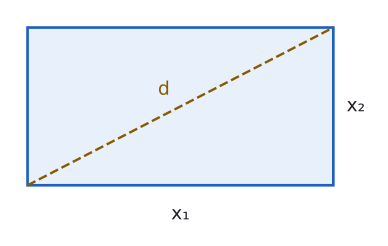

Python code for this plot:
import sys; sys.path.insert(0, "tools")
from cizim import *

# Kenarları x² − 7x + 11 = 0 denkleminin kökleri: (7 ± √5)/2 ≈ 4,618 ve 2,382 (ölçekli)
u, k = (7 + 5**0.5) / 2, (7 - 5**0.5) / 2
fig, ax = sekil(5, 3.2)
ax.axis("off"); ax.set_aspect("equal")
ax.add_patch(patches.Rectangle((0, 0), u, k, facecolor=MAVI_ACIK, edgecolor=MAVI, lw=2))
ax.plot([0, u], [0, k], color=SARI, lw=1.8, ls="--")
ax.text(u / 2, -0.3, "x₁", ha="center", va="top", fontsize=14)
ax.text(u + 0.2, k / 2, "x₂", ha="left", va="center", fontsize=14)
ax.text(u / 2 - 0.25, k / 2 + 0.25, "d", ha="center", va="center", fontsize=14, color=SARI)
ax.set_xlim(-0.3, u + 0.7); ax.set_ylim(-0.8, k + 0.3)
kaydet(fig, __file__)
